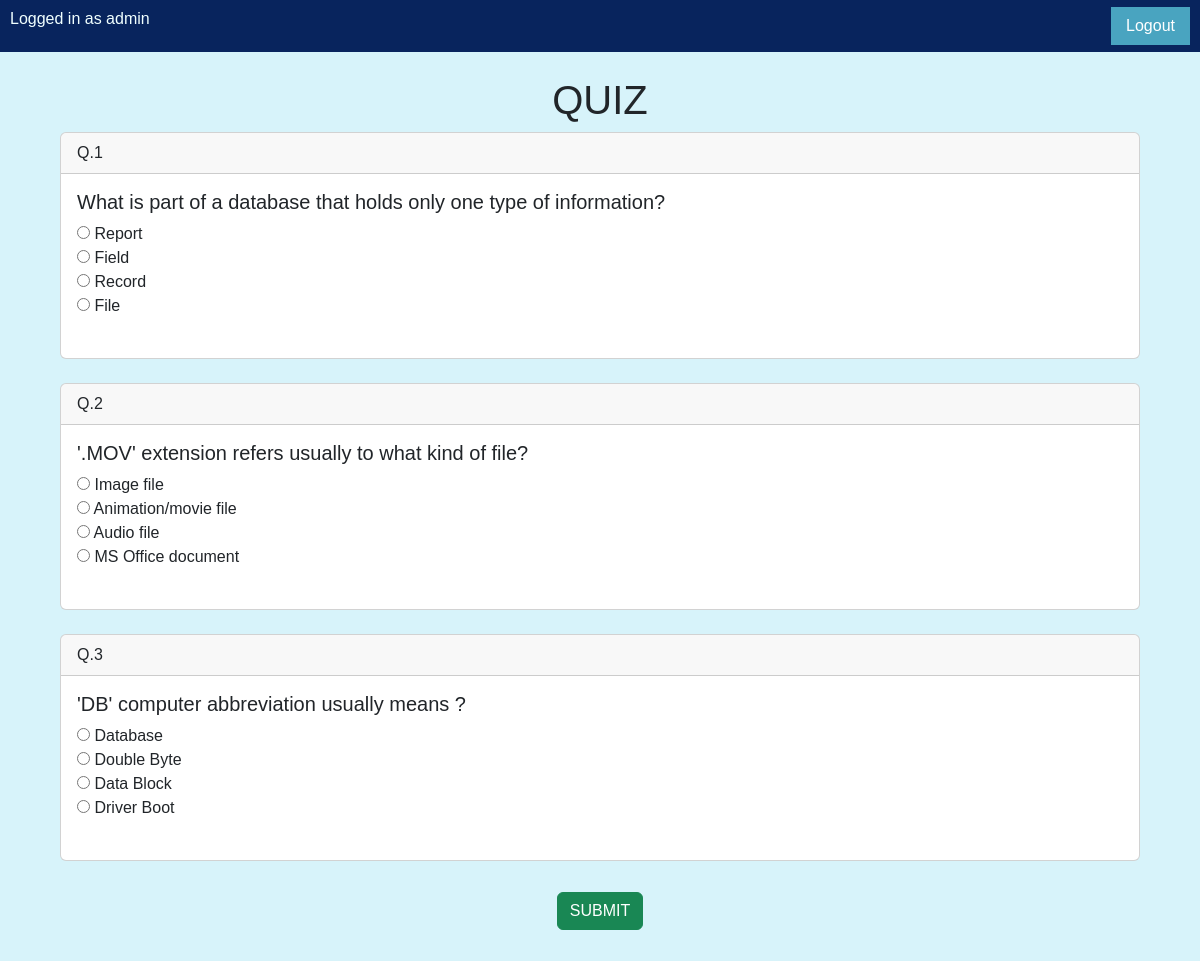
Page /home (signed in) on the committed database.
### quizzer/models.py (models this page shows)
class Questions(models.Model):
    question_name = models.CharField(max_length=200, blank=False)
    opti1 = models.CharField(max_length=200, blank=False)
    opti2 = models.CharField(max_length=200, blank=False)
    opti3 = models.CharField(max_length=200, blank=False)
    opti4 = models.CharField(max_length=200, blank=False)
    ans = models.CharField(max_length=200, blank=False)

### quizzer/views.py (the view)
# urls.py: 2. Add a URL to urlpatterns:  path('', views.home, name='home')
def home(request):
    questions = Questions.objects.all()
    context = {'questions': questions}
    if request.user.is_authenticated:
           return render (request,'home.html', context)
    else:
        return render (request,'userlogin.html', context)

### quizzer/templates/home.html (shortened to what this page needs)
<html>
<head>
{% load static %}
<link rel="stylesheet" type="text/css" href="{% static 'css/style.css' %}">
<link href="https://cdn.jsdelivr.net/npm/bootstrap@5.3.0-alpha1/dist/css/bootstrap.min.css" rel="stylesheet">
</head>
<div class="nav">
<div class="top">
Logged in as {{user.username}}
</div>
<div class="top">
 <a href="{% url 'logout'%}" class="logout-btn">Logout</a>
</div>
</div>
<body>
    <br>
<h1 class="heading">QUIZ</h1>
<form method="POST" action="/final/">
{% for q in questions %}
<div class="card">
    <div class="card-header">
      Q.{{q.pk}}
    </div>
    <div class="card-body">
      <h5 class="card-title">{{q.question_name}}</h5>
      <p class="card-text">
        <input type="radio" name="{{q.id}}" value="{{q.opti1}}"> {{q.opti1}}<br>
        <input type="radio" name="{{q.id}}" value="{{q.opti2}}"> {{q.opti2}}<br>
        <input type="radio" name="{{q.id}}" value="{{q.opti3}}"> {{q.opti3}}<br>
        <input type="radio" name="{{q.id}}" value="{{q.opti4}}"> {{q.opti4}}<br>
        <br></p>
    </div>
</div><br>{% endfor %}
<div class="btn">
<input type="submit" class="btn btn-success" value="SUBMIT"></button>
</div>
<br>
</form>
</body>
</html>

### quizzer/static/css/style.css (style rules this page uses)
* { margin: 0; padding: 0; font-family: 'Poppins', sans-serif; box-sizing: border-box; }
html { scroll-behavior: smooth; }
body { background-color: rgb(255, 233, 215); color: #fff; }
.heading { text-align: center; }
.top { text-align: right; background-color: rgb(212, 189, 161); }

### quizzer/templates/home.html (style rules this page uses)
body { background-color: rgb(215, 243, 250); }
.card { margin-left: 60px; margin-right: 60px; }
.heading { text-align: center; }
.btn { display: flex; justify-content: center; }
.nav { display: flex; flex-direction: row; background-color: rgb(8, 36, 93); justify-content: space-between; padding-top: 7px; padding-bottom: 7px; }
.top { text-align: right; color: azure; background-color: rgb(8, 36, 93); margin-left: 10px; margin-right: 10px; }
.logout-btn { background-color: #49a4c0; border: none; color: white; padding: 7px 15px; text-align: center; text-decoration: none; display: inline-block; font-size: 16px; }

### rows in the picture
Questions: pk "1", question_name "What is part of a database that holds only one type of information?", opti1 "Report", opti2 "Field", opti3 "Record", opti4 "File"
Questions: pk "2", question_name "'.MOV' extension refers usually to what kind of file?", opti1 "Image file", opti2 "Animation/movie file", opti3 "Audio file", opti4 "MS Office document"
Questions: pk "3", question_name "'DB' computer abbreviation usually means ?", opti1 "Database", opti2 "Double Byte", opti3 "Data Block", opti4 "Driver Boot"

### other values in the picture
{{ user.username }} "admin"
